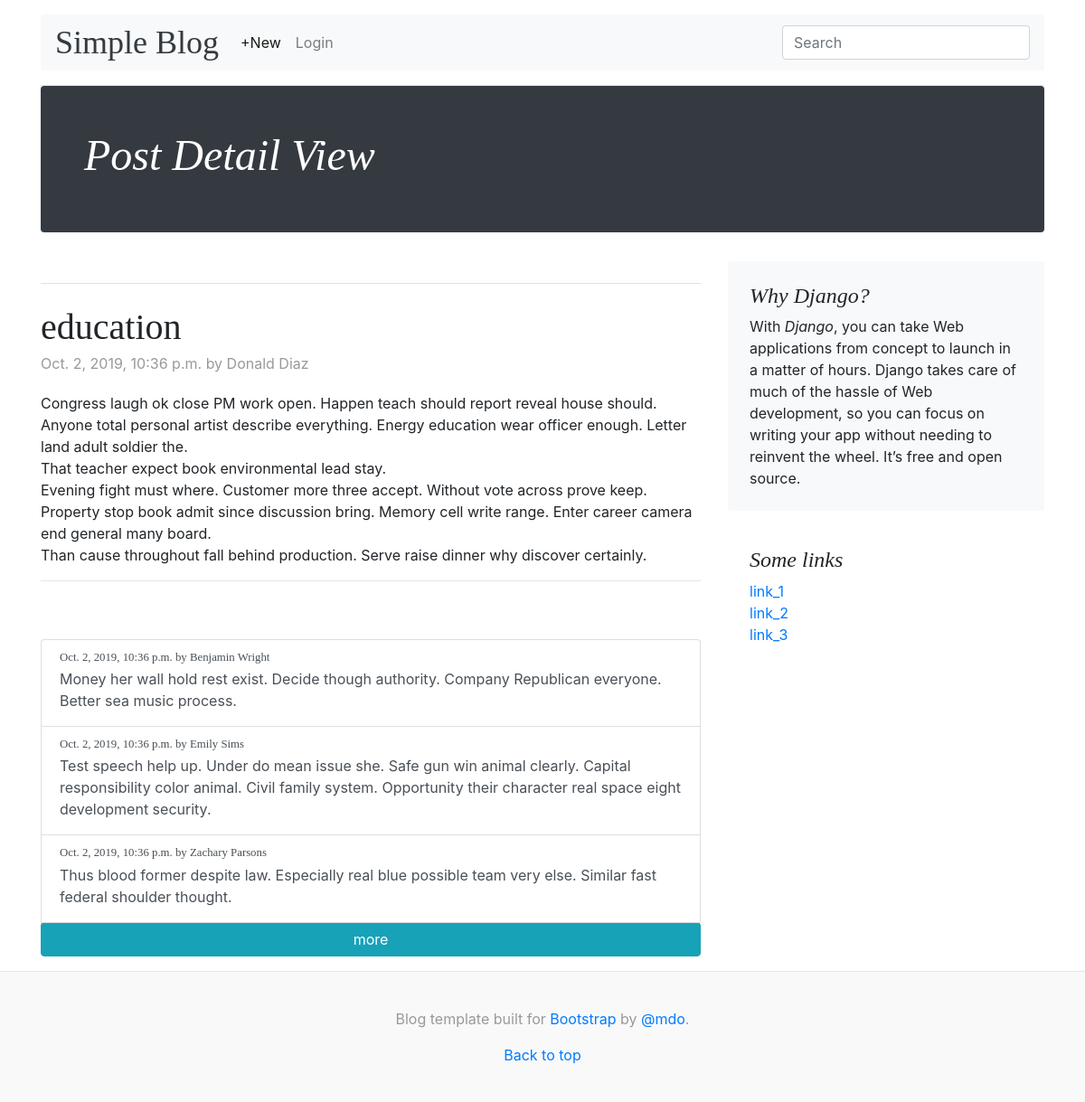
The page /blog/188/ on the database its author committed.
### blog/models.py (models this page shows, shortened)
class Post(models.Model):
    title       = models.CharField(max_length=225)
    body        = models.TextField()
    create_at   = models.DateTimeField(auto_now_add=True)
    update_at   = models.DateTimeField(auto_now=True)
    author      = models.ForeignKey(get_user_model(), on_delete=models.CASCADE)
    class Meta:
        ordering = ['-create_at']

class Comment(models.Model):
    comment     = models.CharField(max_length=140)
    create_at   = models.DateTimeField(auto_now_add=True)
    update_at   = models.DateTimeField(auto_now=True)
    author      = models.ForeignKey(get_user_model(), on_delete=models.CASCADE)
    post        = models.ForeignKey(Post, on_delete=models.CASCADE)
    class Meta:
        ordering = ['-create_at']
    def __str__(self):
        return self.comment

### blog/views.py (the view, shortened to what this page needs)
# urls.py: path('<int:pk>/', views.PostDetailView.as_view(), name='post_detail'),
class PostDetailView(ModelFormMixin, DetailView):
    model = Post
    form_class = CommentModelForm
    def get_context_data(self, *args, **kwargs):
        context = super().get_context_data(*args, **kwargs)
        comment_list = Comment.objects.filter(post=self.object)
        context['comment_list'] = comment_list
        context['is_user'] = User.objects.filter(id=self.request.user.id)
        return context

### blog/forms.py
class CommentModelForm(forms.ModelForm):
    class Meta:
        model   = Comment
        fields = ['comment']
    def __init__(self, *args, **kwargs):
        super(CommentModelForm, self).__init__(*args, **kwargs)
        for field in self.fields.values():
            field.widget.attrs['class'] = 'form-control mb-3'

### templates/blog/post_detail.html (shortened to what this page needs)
{% extends 'blog/base.html' %}
{% load static %}
{% block content_title %}Post Detail View{% endblock%}
{% block inner_content %}
  <div class="row">
    <div class="col-md-8 blog-main">
      <h3 class="pb-4 mb-4 font-italic border-bottom">
      </h3>
      <div class="blog-post">
        <h2 class="blog-post-title">{{ post.title }}</h2>
        <p class="blog-post-meta">{{ post.create_at }} by {{ post.author }}</p>
        <p>{{ post.body|linebreaks }}</p>
        <hr>
      </div>
      {% if comment_list %}
      <div id="commentListView">
        <ul class="list-group" id="commentList">
          {% for comment in comment_list %}
          <li class="list-group-item list-group-item-action flex-column align-items-start">
            <div class="d-flex w-100 justify-content-between">
              <h5 class="mb-1 small">{{ comment.create_at }} by {{ comment.author }}</h5>
            </div>
            <p class="mb-1">{{ comment }}</p>
          </li>
          {% endfor %}
        </ul>
        <button class="btn btn-info btn-block" id="moreBtn">more</button>
      </div>
      {% endif %}
    </div>
    <aside class="col-md-4 blog-sidebar">
      <div class="p-4 mb-3 bg-light rounded">
        <h4 class="font-italic">Why Django?</h4>
        <p class="mb-0">With <em>Django</em>, you can take Web applications from concept to launch in a matter of hours. Django takes care of much of the hassle of Web development, so you can focus on writing your app without needing to reinvent the wheel. It’s free and open source.</p>
      </div>
      <div class="p-4">
        <h4 class="font-italic">Some links</h4>
        <ol class="list-unstyled mb-0">
          <li><a href="#">link_1</a></li>
          <li><a href="#">link_2</a></li>
          <li><a href="#">link_3</a></li>
        </ol>
      </div>
    </aside>
  </div>
{% endblock inner_content %}

### static/blog/css/blog.css (style rules this page uses)
body { word-wrap:break-word; }
h1, h2, h3, h4, h5, h6 { font-family: "Playfair Display", Georgia, "Times New Roman", serif; }
.blog-post { margin-bottom: 4rem; }
.blog-post-title { margin-bottom: .25rem; font-size: 2.5rem; }
.blog-post-meta { margin-bottom: 1.25rem; color: #999; }

### rows shown on the page
Post: title "education", create_at "Oct. 2, 2019, 10:36 p.m.", author "Donald Diaz", body "Congress laugh ok close PM work open. Happen teach should report reveal house should. Anyone total personal artist describe everything. Energy education wear officer enough. Letter land adult soldier the. That teacher expect book environmental lead stay. Evening fight must where. Customer more three accept. Without vote across prove keep. Property stop book admit since discussion bring. Memory cell write range. Enter career camera end general many board. Than cause throughout fall behind production. Serve raise dinner why discover certainly."
Comment: create_at "Oct. 2, 2019, 10:36 p.m.", author "Benjamin Wright", comment "Money her wall hold rest exist. Decide though authority. Company Republican everyone. Better sea music process."
Comment: create_at "Oct. 2, 2019, 10:36 p.m.", author "Emily Sims", comment "Test speech help up. Under do mean issue she. Safe gun win animal clearly. Capital responsibility color animal. Civil family system. Opportunity their character real space eight development security."
Comment: create_at "Oct. 2, 2019, 10:36 p.m.", author "Zachary Parsons", comment "Thus blood former despite law. Especially real blue possible team very else. Similar fast federal shoulder thought."
